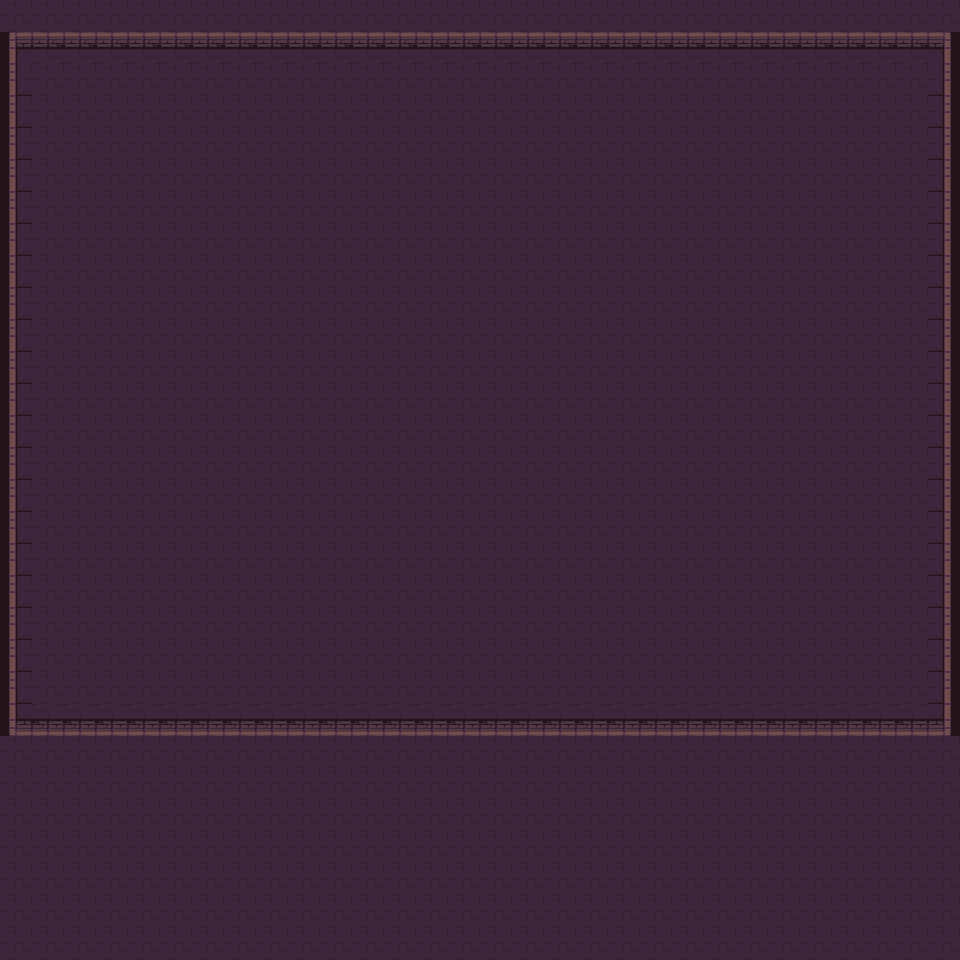

This is a level from a 2D game, rendered from its Tiled map with the project's own tilesets. A one-line summary and the complete map file follow:
An orthogonal 30x30 tile map with 32x32 px tiles, 1 tile layer (Camada de Blocos 1).

<map version="1.10" tiledversion="1.11.2" orientation="orthogonal" renderorder="right-down" width="30" height="30" tilewidth="32" tileheight="32" infinite="0" nextlayerid="2" nextobjectid="1">
 <tileset firstgid="1" source="Dungeon_Tileset.tsx" />
 <layer id="1" name="Camada de Blocos 1" width="30" height="30">
  <data encoding="csv">
4,4,4,4,4,4,4,4,4,4,4,4,4,4,4,4,4,4,4,4,4,4,4,4,4,4,4,4,4,4,
1,2,2,2,2,2,2,2,2,2,2,2,2,2,2,2,2,2,2,2,2,2,2,2,2,2,2,2,2,3,
6,4,4,4,4,4,4,4,4,4,4,4,4,4,4,4,4,4,4,4,4,4,4,4,4,4,4,4,4,8,
6,4,4,4,4,4,4,4,4,4,4,4,4,4,4,4,4,4,4,4,4,4,4,4,4,4,4,4,4,8,
6,4,4,4,4,4,4,4,4,4,4,4,4,4,4,4,4,4,4,4,4,4,4,4,4,4,4,4,4,8,
6,4,4,4,4,4,4,4,4,4,4,4,4,4,4,4,4,4,4,4,4,4,4,4,4,4,4,4,4,8,
6,4,4,4,4,4,4,4,4,4,4,4,4,4,4,4,4,4,4,4,4,4,4,4,4,4,4,4,4,8,
6,4,4,4,4,4,4,4,4,4,4,4,4,4,4,4,4,4,4,4,4,4,4,4,4,4,4,4,4,8,
6,4,4,4,4,4,4,4,4,4,4,4,4,4,4,4,4,4,4,4,4,4,4,4,4,4,4,4,4,8,
6,4,4,4,4,4,4,4,4,4,4,4,4,4,4,4,4,4,4,4,4,4,4,4,4,4,4,4,4,8,
6,4,4,4,4,4,4,4,4,4,4,4,4,4,4,4,4,4,4,4,4,4,4,4,4,4,4,4,4,8,
6,4,4,4,4,4,4,4,4,4,4,4,4,4,4,4,4,4,4,4,4,4,4,4,4,4,4,4,4,8,
6,4,4,4,4,4,4,4,4,4,4,4,4,4,4,4,4,4,4,4,4,4,4,4,4,4,4,4,4,8,
6,4,4,4,4,4,4,4,4,4,4,4,4,4,4,4,4,4,4,4,4,4,4,4,4,4,4,4,4,8,
6,4,4,4,4,4,4,4,4,4,4,4,4,4,4,4,4,4,4,4,4,4,4,4,4,4,4,4,4,8,
6,4,4,4,4,4,4,4,4,4,4,4,4,4,4,4,4,4,4,4,4,4,4,4,4,4,4,4,4,8,
6,4,4,4,4,4,4,4,4,4,4,4,4,4,4,4,4,4,4,4,4,4,4,4,4,4,4,4,4,8,
6,4,4,4,4,4,4,4,4,4,4,4,4,4,4,4,4,4,4,4,4,4,4,4,4,4,4,4,4,8,
6,4,4,4,4,4,4,4,4,4,4,4,4,4,4,4,4,4,4,4,4,4,4,4,4,4,4,4,4,8,
6,4,4,4,4,4,4,4,4,4,4,4,4,4,4,4,4,4,4,4,4,4,4,4,4,4,4,4,4,8,
6,4,4,4,4,4,4,4,4,4,4,4,4,4,4,4,4,4,4,4,4,4,4,4,4,4,4,4,4,8,
6,4,4,4,4,4,4,4,4,4,4,4,4,4,4,4,4,4,4,4,4,4,4,4,4,4,4,4,4,8,
3221225475,3221225474,3221225474,3221225474,3221225474,3221225474,3221225474,3221225474,3221225474,3221225474,3221225474,3221225474,3221225474,3221225474,3221225474,3221225474,3221225474,3221225474,3221225474,3221225474,3221225474,3221225474,3221225474,3221225474,3221225474,3221225474,3221225474,3221225474,3221225474,3221225473,
4,4,4,4,4,4,4,4,4,4,4,4,4,4,4,4,4,4,4,4,4,4,4,4,4,4,4,4,4,4,
4,4,4,4,4,4,4,4,4,4,4,4,4,4,4,4,4,4,4,4,4,4,4,4,4,4,4,4,4,4,
4,4,4,4,4,4,4,4,4,4,4,4,4,4,4,4,4,4,4,4,4,4,4,4,4,4,4,4,4,4,
4,4,4,4,4,4,4,4,4,4,4,4,4,4,4,4,4,4,4,4,4,4,4,4,4,4,4,4,4,4,
4,4,4,4,4,4,4,4,4,4,4,4,4,4,4,4,4,4,4,4,4,4,4,4,4,4,4,4,4,4,
4,4,4,4,4,4,4,4,4,4,4,4,4,4,4,4,4,4,4,4,4,4,4,4,4,4,4,4,4,4,
4,4,4,4,4,4,4,4,4,4,4,4,4,4,4,4,4,4,4,4,4,4,4,4,4,4,4,4,4,4
</data>
 </layer>
</map>
